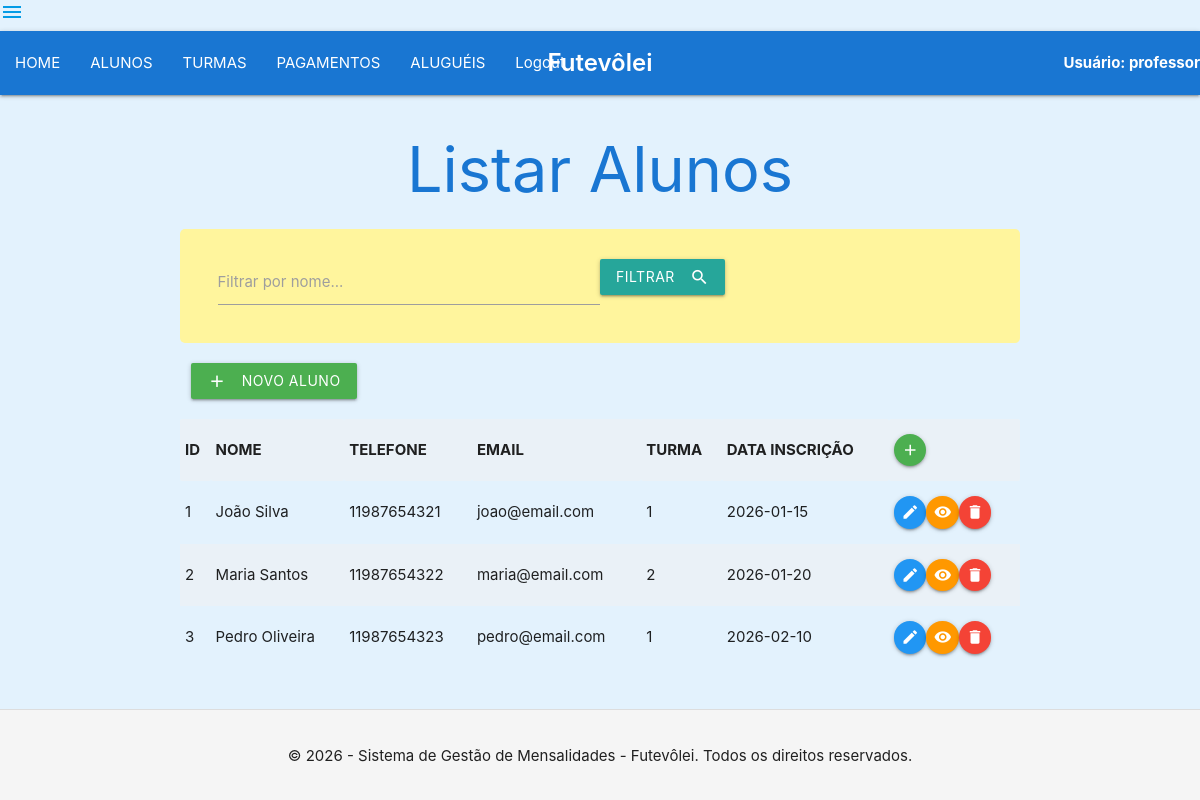
Page /VIEW/ALUNO/lstAluno.php (signed in) on the committed database.
### tables this page shows
CREATE TABLE `aluno` (
  `id` int(11) NOT NULL,
  `nome` varchar(50) NOT NULL,
  `telefone` varchar(15) NOT NULL,
  `email` varchar(50) NOT NULL,
  `turma` int(11) NOT NULL,
  `data_inscricao` date NOT NULL
);

### DAL/aluno.php (called while the page is built, shortened)
<?php
include_once $_SERVER['DOCUMENT_ROOT'] . "/futevolei_mensalidades/DAL/conexao.php";
include_once $_SERVER['DOCUMENT_ROOT'] . "/futevolei_mensalidades/MODEL/aluno.php";
class Aluno
{
    public function Select()
    {
        $sql = "Select * from aluno;";
        $con = Conexao::conectar();
        $query = $con->query($sql);
        $resultado = $query->fetchAll(\PDO::FETCH_ASSOC);
        $lista = array();
        foreach ($resultado as $linha) {
            $aluno = new \MODEL\Aluno();
            $aluno->setId($linha['id']);
            $aluno->setNome($linha['nome']);
            $aluno->setTelefone($linha['telefone']);
            $aluno->setEmail($linha['email']);
            $aluno->setTurma($linha['turma']);
            $aluno->setDataInscricao($linha['data_inscricao']);
            array_push($lista, $aluno);
        }
        return $lista;
    }
}
?>

### DAL/conexao.php (called while the page is built, shortened)
<?php
    class Conexao {
        private static $dbNome = 'futevolei';
        private static $dbHost = 'localhost';
        private static $dbUsuario = 'root';
        private static $dbSenha = '';
        private static $cont = null;
        public static function conectar(){
          if (self::$cont == null){
              try{
                self::$cont = new PDO("mysql:host=" . self::$dbHost . ";dbname=" . self::$dbNome,  self::$dbUsuario , self::$dbSenha);
                   }
            catch (\PDOException $exception) {
                die ($exception->getMessage());
            }
        }
        return self::$cont;
    }
    public static function desconectar (){
        self::$cont = null;
        return self::$cont;
    }
    }
?>

### MODEL/aluno.php (called while the page is built, shortened)
<?php
    class Aluno{
         private ?int $id;
         private ?string $nome;
         private ?string $telefone;
         private ?string $email;
         private ?int $turma;
         private ?string $data_inscricao;
         public function getId() {
            return $this->id;
         }
         public function setId(int $id){
            $this->id = $id;
         }
         public function getNome() {
            return $this->nome;
         }
         public function setNome(string $nome){
            $this->nome = $nome;
         }
         public function getTelefone() {
            return $this->telefone;
         }
         public function setTelefone(string $telefone){
            $this->telefone = $telefone;
         }
         public function getEmail() {
            return $this->email;
         }
         public function setEmail(string $email){
            $this->email = $email;
         }
         public function getTurma() {
            return $this->turma;
         }
         public function setTurma(int $turma){
            $this->turma = $turma;
         }
         public function getDataInscricao() {
            return $this->data_inscricao;
         }
         public function setDataInscricao(string $data_inscricao){
            $this->data_inscricao = $data_inscricao;
         }
    }
?>

### VIEW/ALUNO/lstAluno.php (the view, shortened to what this page needs)
<?php
include_once $_SERVER['DOCUMENT_ROOT'] . "/futevolei_mensalidades/DAL/aluno.php";
include_once $_SERVER['DOCUMENT_ROOT'] . "/futevolei_mensalidades/MODEL/aluno.php";
include_once $_SERVER['DOCUMENT_ROOT'] . "/futevolei_mensalidades/VIEW/menu.php";
$dalAluno = new DAL\Aluno();
if (isset($_GET['busca_nome']) && !empty($_GET['busca_nome'])) {
    $termo = $_GET['busca_nome'];
    $lista = $dalAluno->SelectByNome($termo);
} else {
    $termo = "";
    $lista = $dalAluno->Select();
}
?>
<!DOCTYPE html>
<html lang="pt-br">
<head>
    <link rel="stylesheet" href="https://cdnjs.cloudflare.com/ajax/libs/materialize/1.0.0/css/materialize.min.css">
</head>
<body class="blue lighten-5">
    <div class="container">
        <h1 style="text-align: center; color: #1976d2; margin-top: 40px;">Listar Alunos</h1>
        <div class="row yellow lighten-3 black-text" style="margin-top: 20px; padding: 15px; border-radius: 5px;">
            <form action="lstAluno.php" method="get" class="col s12">
                <div class="input-field col s12">
                    <input id="search" type="search" name="busca_nome" class="col s6" value="<?php echo htmlspecialchars($termo); ?>">
                    <label for="icon_prefix"> Filtrar por nome...</label>
                    <button class="btn waves-effect waves-light" type="submit" name="action">Filtrar
                        <i class="material-icons right">search</i>
                    </button>
                </div>
            </form>
        </div>
        <div class="row" style="margin-top: 20px;">
            <div class="col s12">
                <a href="frminsAluno.php" class="btn waves-effect waves-light green">
                    <i class="material-icons left">add</i>Novo Aluno
                </a>
            </div>
        </div>
        <table class="striped responsive-table hover" style="margin-top: 20px;">
            <tr>
                <th>ID</th>
                <th>NOME</th>
                <th>TELEFONE</th>
                <th>EMAIL</th>
                <th>TURMA</th>
                <th>DATA INSCRIÇÃO</th>
                <th>
                    <a class="btn-floating btn-small waves-effect waves-light green">
                        <i class="material-icons">add</i>
                    </a>
                </th>
            </tr>
            <?php
                foreach ($lista as $aluno) {
                    echo '<tr>';
                    echo '<td>' . $aluno->getId() . '</td>';
                    echo '<td>' . htmlspecialchars($aluno->getNome()) . '</td>';
                    echo '<td>' . htmlspecialchars($aluno->getTelefone()) . '</td>';
                    echo '<td>' . htmlspecialchars($aluno->getEmail()) . '</td>';
                    echo '<td>' . $aluno->getTurma() . '</td>';
                    echo '<td>' . $aluno->getDataInscricao() . '</td>';
                    echo '<td>';
                    echo '<a class="btn-floating btn-small waves-effect waves-light blue" href="frmedtAluno.php?id=' . $aluno->getId() . '"><i class="material-icons">edit</i></a>';
                    echo '<a class="btn-floating btn-small waves-effect waves-light orange" href="frmdetAluno.php?id=' . $aluno->getId() . '"><i class="material-icons">visibility</i></a>';
                    echo '<a class="btn-floating btn-small waves-effect waves-light red" href="javascript:if(confirm(\'Tem certeza?\')){window.location=\'opremAluno.php?id=' . $aluno->getId() . '\'}"><i class="material-icons">delete</i></a>';
                    echo '</td>';
                    echo '</tr>';
                }
            ?>
        </table>
    </div>
    <footer style="text-align: center; padding: 20px; margin-top: 40px; background-color: #f5f5f5; border-top: 1px solid #ddd;">
        <p>&copy; 2026 - Sistema de Gestão de Mensalidades - Futevôlei. Todos os direitos reservados.</p>
    </footer>
</body>
</html>

### rows in the picture
aluno: id "1", nome "João Silva", telefone "11987654321", email "joao@email.com", turma "1", data_inscricao "2026-01-15"
aluno: id "2", nome "Maria Santos", telefone "11987654322", email "maria@email.com", turma "2", data_inscricao "2026-01-20"
aluno: id "3", nome "Pedro Oliveira", telefone "11987654323", email "pedro@email.com", turma "1", data_inscricao "2026-02-10"

### other values in the picture
$_SESSION['login'] "professor"
